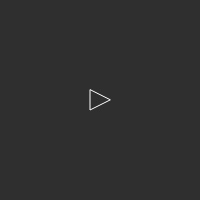
Frame 1 (no input)
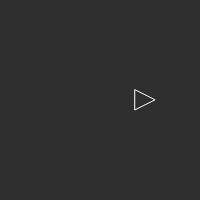
Frame 60 (no input)
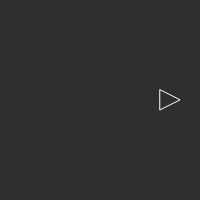
Frame 120 (the mouse pressed at the canvas centre since frame 60)

The p5.js sketch that drew these frames (run headless with seeded random() and noise() and a simulated clock; from frame 60 on, the mouse is pressed at the canvas centre):

// p5.js sketch
// ── sketch.js
var s1;

function setup() {
    createCanvas(200, 200);
    s1 = new Ship();
}

function draw() {
    background(47);
    s1.render();
    s1.turn();
    s1.update();
}

function keyReleased() {
    s1.setRotation(0);
    s1.boosting(false);
}

function keyPressed() {
    if (keyCode == RIGHT_ARROW) {
        s1.setRotation(0.1);
    } else if (keyCode == LEFT_ARROW) {
        s1.setRotation(-0.1);

    } else if (keyCode == UP_ARROW) {
        s1.boosting(true);
    }
    // add WASD controls too, maybe enable two player mode?
}

// ── asteroid.js
// Asteroid
function Asteroid(parentAsteroid) {
    if (parentAsteroid) {
        this.pos = parentAsteroid.pos.copy();
        this.parentAsteroid = parentAsteroid;
    } else {
        this.pos = createVector(random(width), random(height));
    }
    // this.vel = createVector(random(-1,1),random(-1,1));
    this.vel = p5.Vector.random2D();
    this.heading = 0;
    this.rotation = random(-QUARTER_PI / 47, QUARTER_PI / 47);

    if (parentAsteroid) {
        this.minR = parentAsteroid.minR * (1 / PHI);
        this.maxR = parentAsteroid.maxR * (1 / PHI);
    } else {
        this.minR = 29;
        this.maxR = this.minR + floor(random(47));
    }
    this.total = floor(random(7, 11));
    this.offset = [];

    for (var i = 0; i < this.total; i++) {
        this.offset[i] = this.minR + (random() * (this.maxR));
    }

    this.rotate = function() {
        this.heading += this.rotation;
    }

    this.setRotation = function(angle) {
        this.rotation = angle;
    }
    this.update = function() {
        this.pos.add(this.vel);
        // this.setRotation();
        this.rotate();
        this.edges();
        this.render();
    }

    this.edges = function() {
        var tp = this.pos;
        var tr = this.maxR;
        if (tp.x > width + tr) {
            tp.x = -tr;
        } else if (tp.x < -tr) {
            tp.x = width + tr;
        }
        if (tp.y > height + tr) {
            tp.y = -tr;
        } else if (tp.y < -tr) {
            tp.y = height + tr;
        }
    }


    this.render = function() {
        push();
        translate(this.pos.x, this.pos.y);
        rotate(this.heading);
        noFill();
        stroke(255);
        // ellipse(0,0,this.minR*2, this.minR*2);
        // ellipse(0,0,this.maxR*2, this.maxR*2);
        fill(255, 29);
        // ellipse(0, 0, this.r*2);

        beginShape();

        this.offset.forEach(function(ofst, i, arr) {
            var angle = map(i, 0, arr.length, 0, TWO_PI);
            var x = ofst * cos(angle);
            var y = ofst * sin(angle);
            vertex(x, y);

        });
        // for (var i = 0; i < this.total; i++) {
        //     var angle = map(i, 0, this.total, 0, TWO_PI);
        //     // var x = this.r * cos(angle);
        //     // var y = this.r * sin(angle);
        //     var x = this.offset[i] * cos(angle);
        //     var y = this.offset[i] * sin(angle);
        //     vertex(x, y);
        // }
        endShape(CLOSE);
        pop();
    }

    this.breakup = function() {
        var newA = [];
        if (this.minR > 11) {
            newA[0] = new Asteroid(this);
            newA[1] = new Asteroid(this);
        }
        return newA;
    }
}

// ── laser.js
// frikin' lasers!!

function Laser(ship) {

    this.pos = createVector(ship.pos.x, ship.pos.y);
    this.vel = p5.Vector.fromAngle(ship.heading);
    this.vel.mult(7);

    this.update = function() {
        this.pos.add(this.vel);
        this.render();
    }

    this.render = function() {
        push();
        stroke(200 + random(55), random(100) + 50, 100 + random(55));
        strokeWeight(7);
        translate(this.pos.x, this.pos.y);
        point(0, 0);
        pop();
    }


    this.hits = function(asteroid) {
        var d = dist(this.pos.x, this.pos.y, asteroid.pos.x, asteroid.pos.y)
        if (d < asteroid.maxR) {
            return true;
        } else {
            return false;
        }
    }

    this.isOutOfBounds = function() {
        var tp = this.pos;
        if (0 > tp.x || tp.x > width) {
            return true;
        } else if (0 > tp.y || tp.y > height) {
            return true;
        } else {
            return false;
        }
    }
}

// ── scoreboard.js
    let scoreboard = {
        // score: 0,
        // collisionCount: 0,
        // laserCount: 0,
        // hitCount: 0,
        // distance: 0,
        maxScore: 0, // declared here and not reset on replays
        initScore: function() {
            this.score = 0;
            this.collisionCount = 0;
            this.laserCount = 0;
            this.hitCount = 0;
            this.distance = 0;
            // this.maxScore = 0;
        },

        update: function() {
            this.score = this.calcScore();
            if (gameState.postGame) {
                this.postGameDisplay();
            } else {
                this.display();
            }
            if (this.score > this.maxScore) {
                this.maxScore = this.score;
            }
        },

        incrmt: function(kval) {
            if (kval in this) {
                this[kval.toString()] += 1;
            }
            // console.log(kval.toString(), this[kval.toString()]);
        },

        display: function() {
            push(); // for style state
            fill(76, 199, 255, 123);
            textSize(18);
            text("collisions = " + this.collisionCount, 10, height - 11);
            text("shots = " + this.laserCount, 150, height - 11);
            text("hits = " + this.hitCount, 250, height - 11);
            fill(76, 199, 199, 199);
            text("score = " + this.score, width - 150, height - 11);
            text("max score = " + this.maxScore, width - 300, height - 11);
            pop();
        },
        postGameDisplay: function() {
            push(); // for style state
            fill(76, 199, 255, 123);
            textSize(18);
            text("collisions = " + this.collisionCount, width / pow(PHI, 4), height / pow(PHI, 1));
            text("shots = " + this.laserCount, width / pow(PHI, 4), height / pow(PHI, 1)+18);
            text("hits = " + this.hitCount, width / pow(PHI, 4), height / pow(PHI, 1)+36);
            fill(76, 199, 199, 199);
            text("score = " + this.score, width / pow(PHI, 1), height / pow(PHI, 1));
            text("max score = " + this.maxScore, width / pow(PHI, 1), height / pow(PHI, 1)+18);
            pop();
        },
        calcScore: function() {
            let hitScore = this.hitCount * 76;
            let laserScore = -this.laserCount * 3;
            let collisionScore = this.collisionCount * -7;
            return hitScore + laserScore + collisionScore;
        }
    }

// ── ship.js
function Ship() {
    this.pos = createVector(width / 2, height / 2);
    this.r = 10;
    this.heading = 0; // units are radians
    this.rotation = 0; // units are radians
    this.vel = createVector(1, 0);
    this.isBoosting = false;

    this.boosting = function(b) {
        this.isBoosting = b;
    }


    this.update = function() {
        if (this.isBoosting) {
            this.boost();
        }
        this.pos.add(this.vel);
        this.vel.mult(0.99);
        this.edges();
    }


    this.boost = function() {
        var force = p5.Vector.fromAngle(this.heading);
        force.mult(0.1);
        this.vel.add(force);
    }

    this.render = function() {
        stroke(255);
        noFill();

        translate(this.pos.x, this.pos.y);
        rotate(this.heading + PI / 2);

        var tr = this.r; // shortcut
        triangle(0, -tr, tr, tr, -tr, tr);
    };

    this.edges = function() {
        var tp = this.pos;
        var tr = this.r;
        if (tp.x > width + tr) {
            tp.x = -tr;
        } else if (tp.x < -tr) {
            tp.x = width + tr;
        }
        if (tp.y > height + tr) {
            tp.y = -tr;
        } else if (tp.y < -tr) {
            tp.y = height + tr;
        }
    }

    this.setRotation = function(a) {
        this.rotation = a;
    }

    this.turn = function(angle) {
        this.heading += this.rotation;
    }
}
